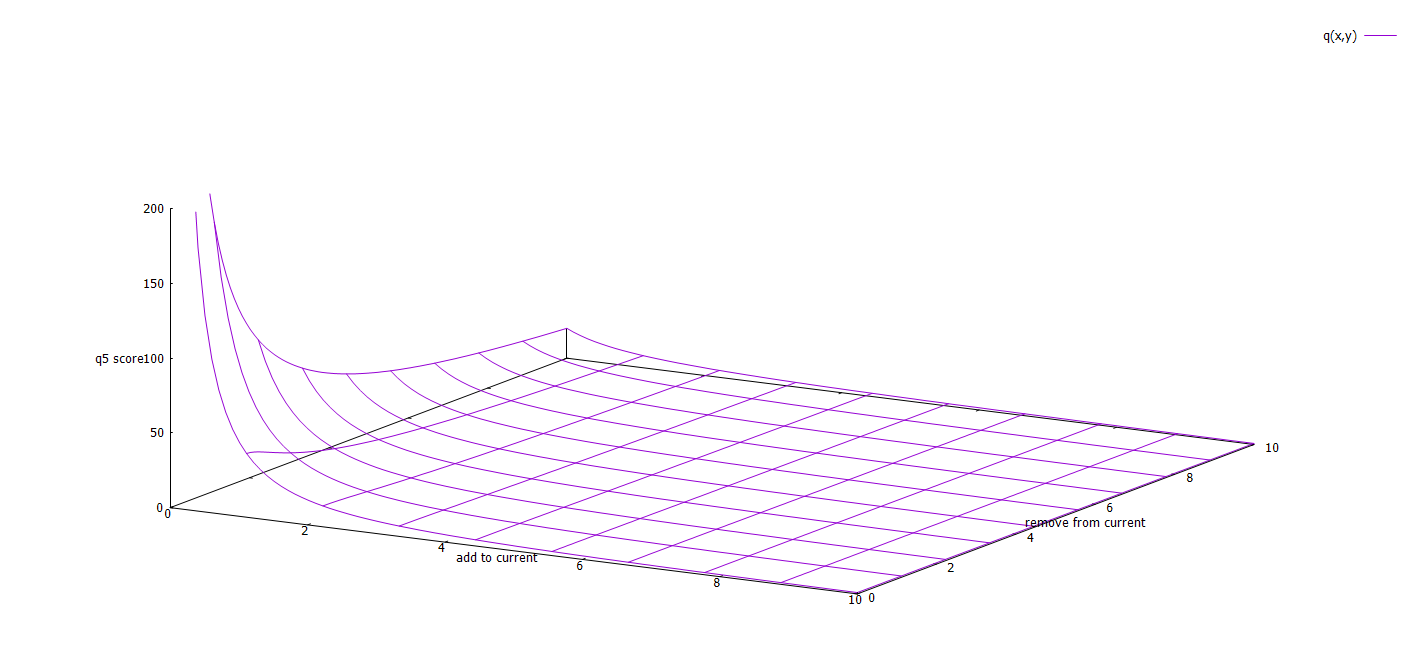

This figure's gnuplot source:
#!/gnuplot
#
#    
#    	G N U P L O T
#    	Version 5.2 patchlevel 8    last modified 2019-12-01 
#    
#    	Copyright (C) 1986-1993, 1998, 2004, 2007-2019
#    	Thomas Williams, Colin Kelley and many others
#    
#    	gnuplot home:     http://www.gnuplot.info
#    	faq, bugs, etc:   type "help FAQ"
#    	immediate help:   type "help"  (plot window: hit 'h')
# set terminal windows 0 color solid butt enhanced standalone
# set output
unset clip points
set clip one
unset clip two
set errorbars front 1.000000 
set border 31 front lt black linewidth 1.000 dashtype solid
set zdata 
set ydata 
set xdata 
set y2data 
set x2data 
set boxwidth
set style fill  empty border
set style rectangle back fc  bgnd fillstyle   solid 1.00 border lt -1
set style circle radius graph 0.02 
set style ellipse size graph 0.05, 0.03 angle 0 units xy
set dummy x, y
set format x "% h" 
set format y "% h" 
set format x2 "% h" 
set format y2 "% h" 
set format z "% h" 
set format cb "% h" 
set format r "% h" 
set ttics format "% h"
set timefmt "%d/%m/%y,%H:%M"
set angles radians
set tics back
set grid nopolar
set grid xtics nomxtics ytics nomytics noztics nomztics nortics nomrtics \
 nox2tics nomx2tics noy2tics nomy2tics nocbtics nomcbtics
set grid layerdefault   lt 0 linecolor 0 linewidth 0.500,  lt 0 linecolor 0 linewidth 0.500
unset raxis
set theta counterclockwise right
set style parallel front  lt black linewidth 2.000 dashtype solid
set key title "" center
set key fixed right top vertical Right noreverse enhanced autotitle nobox
set key noinvert samplen 4 spacing 1 width 0 height 0 
set key maxcolumns 0 maxrows 0
set key noopaque
unset label
unset arrow
set style increment default
unset style line
unset style arrow
set style histogram clustered gap 2 title textcolor lt -1
unset object
set style textbox transparent margins  1.0,  1.0 border  lt -1 linewidth  1.0
set offsets 0, 0, 0, 0
set pointsize 1
set pointintervalbox 1
set encoding cp1252
unset polar
unset parametric
unset decimalsign
unset micro
unset minussign
set view 60, 30, 1, 1
set view azimuth 0
set rgbmax 255
set samples 100, 100
set isosamples 10, 10
set surface 
set contour base
set cntrlabel  format '%8.3g' font '' start 1 interval 1
set mapping cartesian
set datafile separator whitespace
unset hidden3d
set cntrparam order 4
set cntrparam linear
set cntrparam levels 5
set cntrparam levels auto
set cntrparam firstlinetype 0 unsorted
set cntrparam points 5
set size ratio 0 1,1
set origin 0,0
set style data points
set style function lines
unset xzeroaxis
unset yzeroaxis
unset zzeroaxis
unset x2zeroaxis
unset y2zeroaxis
set xyplane at 0
set tics scale  1, 0.5, 1, 1, 1
set mxtics default
set mytics default
set mztics default
set mx2tics default
set my2tics default
set mcbtics default
set mrtics default
set nomttics
set xtics border in scale 1,0.5 mirror norotate  autojustify
set xtics  norangelimit autofreq 
set ytics border in scale 1,0.5 mirror norotate  autojustify
set ytics  norangelimit autofreq 
set ztics border in scale 1,0.5 nomirror norotate  autojustify
set ztics  norangelimit logscale autofreq 
unset x2tics
unset y2tics
set cbtics border in scale 1,0.5 mirror norotate  autojustify
set cbtics  norangelimit autofreq 
set rtics axis in scale 1,0.5 nomirror norotate  autojustify
set rtics  norangelimit autofreq 
unset ttics
set title "" 
set title  font "" textcolor lt -1 norotate
set timestamp bottom 
set timestamp "" 
set timestamp  font "" textcolor lt -1 norotate
set trange [ * : * ] noreverse nowriteback
set urange [ * : * ] noreverse nowriteback
set vrange [ * : * ] noreverse nowriteback
set xlabel "add to current" 
set xlabel  font "" textcolor lt -1 norotate
set x2label "" 
set x2label  font "" textcolor lt -1 norotate
set xrange [ 0.00000 : 10.0000 ] noreverse writeback
set x2range [ * : * ] noreverse writeback
set ylabel "remove from current" 
set ylabel  font "" textcolor lt -1 rotate
set y2label "" 
set y2label  font "" textcolor lt -1 rotate
set yrange [ 1.00000 : 10.0000 ] noreverse writeback
set y2range [ * : * ] noreverse writeback
set zlabel "q5 score" 
set zlabel  font "" textcolor lt -1 norotate
set zrange [ * : * ] noreverse writeback
set cblabel "" 
set cblabel  font "" textcolor lt -1 rotate
set cbrange [ * : * ] noreverse writeback
set rlabel "" 
set rlabel  font "" textcolor lt -1 norotate
set rrange [ * : * ] noreverse writeback
unset logscale
set logscale z 10
unset jitter
set zero 1e-08
set lmargin  -1
set bmargin  -1
set rmargin  -1
set tmargin  -1
set locale "German_Germany.1252"
set pm3d explicit at s
set pm3d scansautomatic
set pm3d interpolate 1,1 flush begin noftriangles noborder corners2color mean
set pm3d nolighting
set palette positive nops_allcF maxcolors 0 gamma 1.5 color model RGB 
set palette rgbformulae 7, 5, 15
set colorbox default
set colorbox vertical origin screen 0.9, 0.2 size screen 0.05, 0.6 front  noinvert bdefault
set style boxplot candles range  1.50 outliers pt 7 separation 1 labels auto unsorted
set loadpath 
set fontpath 
set psdir
set fit brief errorvariables nocovariancevariables errorscaling prescale nowrap v5
d(i,j)=i+j
s(i,j)=(1 + j / d(i,j)) / (1 + i)
q(i,j)=s(i,j) / d(i,j) * 100
GNUTERM = "windows"
x = 0.0
a = 0.00344827586206897
## Last datafile plotted: "C:/Program Files/gnuplot/demo/barchart_art.dem"
splot [1:50] [0:50]  q(x,y)
#    EOF
